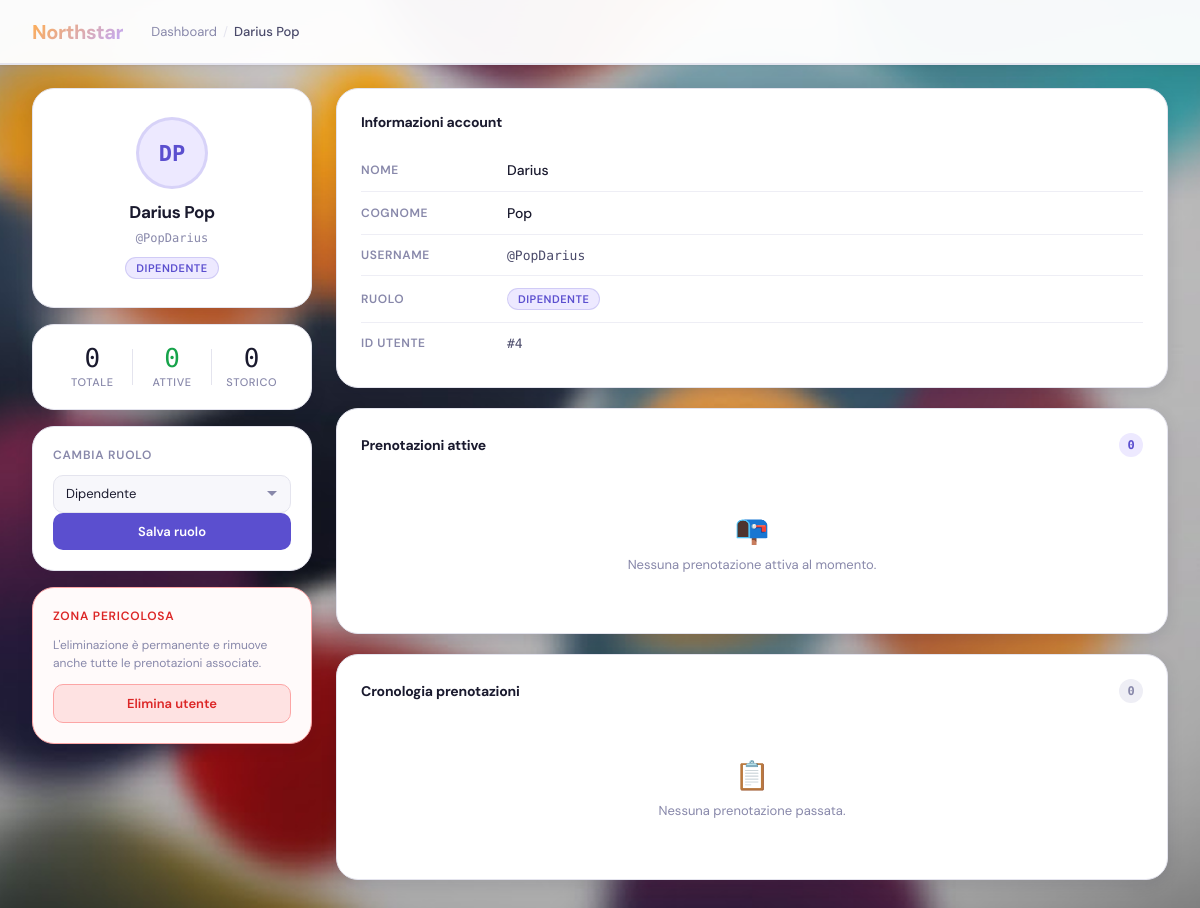
The page /public/admin/utenti/index.php?id=4 (signed in) on the database as committed earlier.
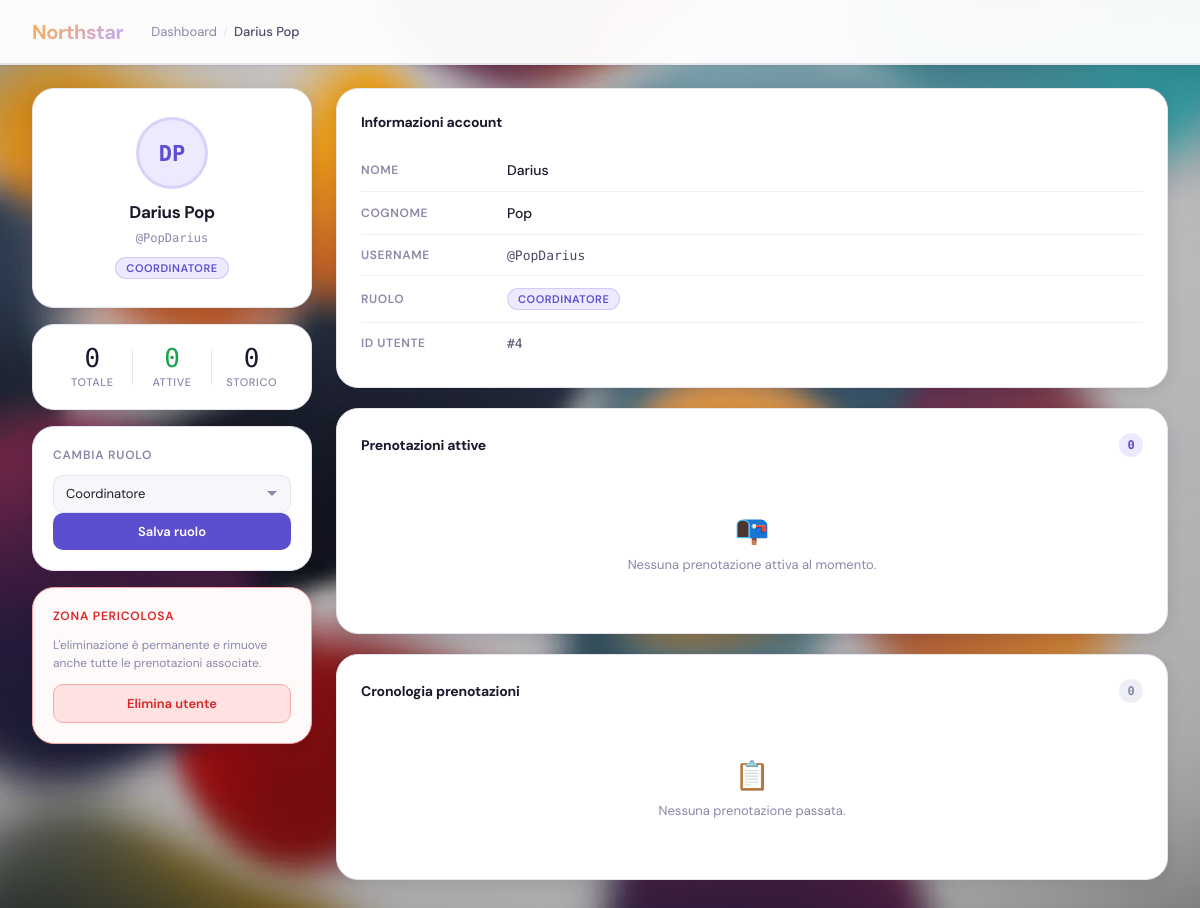
The same page on the database as committed later.
### tables this page shows
CREATE TABLE `utenti` (
  `id_utente` int(11) NOT NULL,
  `nome` varchar(50) NOT NULL,
  `cognome` varchar(50) NOT NULL,
  `username` varchar(100) NOT NULL,
  `password` varchar(255) NOT NULL,
  `id_ruolo` int(11) NOT NULL,
  `id_coordinatore` int(11) DEFAULT NULL
);

CREATE TABLE `ruoli` (
  `id_ruolo` int(11) NOT NULL,
  `nome_ruolo` varchar(20) NOT NULL
);

### public/admin/utenti/index.php (the view, shortened to what the changed rows need)
<?php
require_once __DIR__ . "/../../../config/config.php";
$userId = isset($_GET['id']) ? (int)$_GET['id'] : 0;
$sql = "SELECT u.id_utente, u.nome, u.cognome, u.username, u.id_ruolo, r.nome_ruolo as ruolo
        FROM utenti u
        JOIN ruoli r ON u.id_ruolo = r.id_ruolo
        WHERE u.id_utente = ? LIMIT 1";
$stmt = $conn->prepare($sql);
$stmt->bind_param("i", $userId);
$stmt->execute();
$result = $stmt->get_result();
$user = $result->fetch_assoc();
$roles = [];
$result = $conn->query("SELECT id_ruolo, nome_ruolo FROM ruoli ORDER BY nome_ruolo");
if ($result) {
    while ($row = $result->fetch_assoc()) { $roles[] = $row; }
}
$initials = strtoupper(substr($user['nome'], 0, 1) . substr($user['cognome'], 0, 1));
?>
<!DOCTYPE html>
<html lang="it">
<head>
    <link rel="stylesheet" href="../dashboard/dashboard.css">
    <link rel="stylesheet" href="./utenti.css">
</head>
<body>
<header class="header">
    <div class="header-left">
        <h1>Northstar</h1>
        <nav class="header-breadcrumb">
            <a href="../dashboard/index.php">Dashboard</a>
            <span class="bc-sep">/</span>
            <span class="bc-current"><?php echo htmlspecialchars($user['nome'] . ' ' . $user['cognome']); ?></span>
        </nav>
    </div>
</header>
<div class="utenti-page">
    <aside class="utenti-aside">
        <div class="profile-card">
            <div class="profile-avatar"><?php echo $initials; ?></div>
            <h2 class="profile-name"><?php echo htmlspecialchars($user['nome'] . ' ' . $user['cognome']); ?></h2>
            <span class="profile-username">@<?php echo htmlspecialchars($user['username']); ?></span>
            <span class="role-pill role-pill--aside"><?php echo htmlspecialchars($user['ruolo']); ?></span>
        </div>
        <div class="action-card">
            <form method="POST">
                <select name="id_ruolo" class="role-select">
                    <?php foreach ($roles as $role): ?>
                        <option value="<?php echo $role['id_ruolo']; ?>"
                            <?php echo $role['id_ruolo'] == $user['id_ruolo'] ? 'selected' : ''; ?>>
                            <?php echo htmlspecialchars($role['nome_ruolo']); ?>
                        </option>
                    <?php endforeach; ?>
                </select>
                <button type="submit" class="btn-primary btn-full">Salva ruolo</button>
            </form>
        </div>
    </aside>
    <main class="utenti-main">
        <div class="panel">
            <div class="info-rows">
                <div class="info-row">
                    <span class="info-key">Nome</span>
                    <span class="info-val"><?php echo htmlspecialchars($user['nome']); ?></span>
                </div>
                <div class="info-row">
                    <span class="info-key">Cognome</span>
                    <span class="info-val"><?php echo htmlspecialchars($user['cognome']); ?></span>
                </div>
                <div class="info-row">
                    <span class="info-key">Username</span>
                    <span class="info-val mono">@<?php echo htmlspecialchars($user['username']); ?></span>
                </div>
                <div class="info-row">
                    <span class="info-val">
                        <span class="role-pill"><?php echo htmlspecialchars($user['ruolo']); ?></span>
                    </span>
                </div>
                <div class="info-row">
                    <span class="info-key">ID utente</span>
                    <span class="info-val mono">#<?php echo $user['id_utente']; ?></span>
                </div>
            </div>
        </div>
    </main>
</div>
</body>
</html>

Rows that differ between the two databases and show on the page:
changed utenti "DP": id_ruolo.nome_ruolo "DIPENDENTE" → "COORDINATORE"; id_ruolo "Dipendente" → "Coordinatore"
